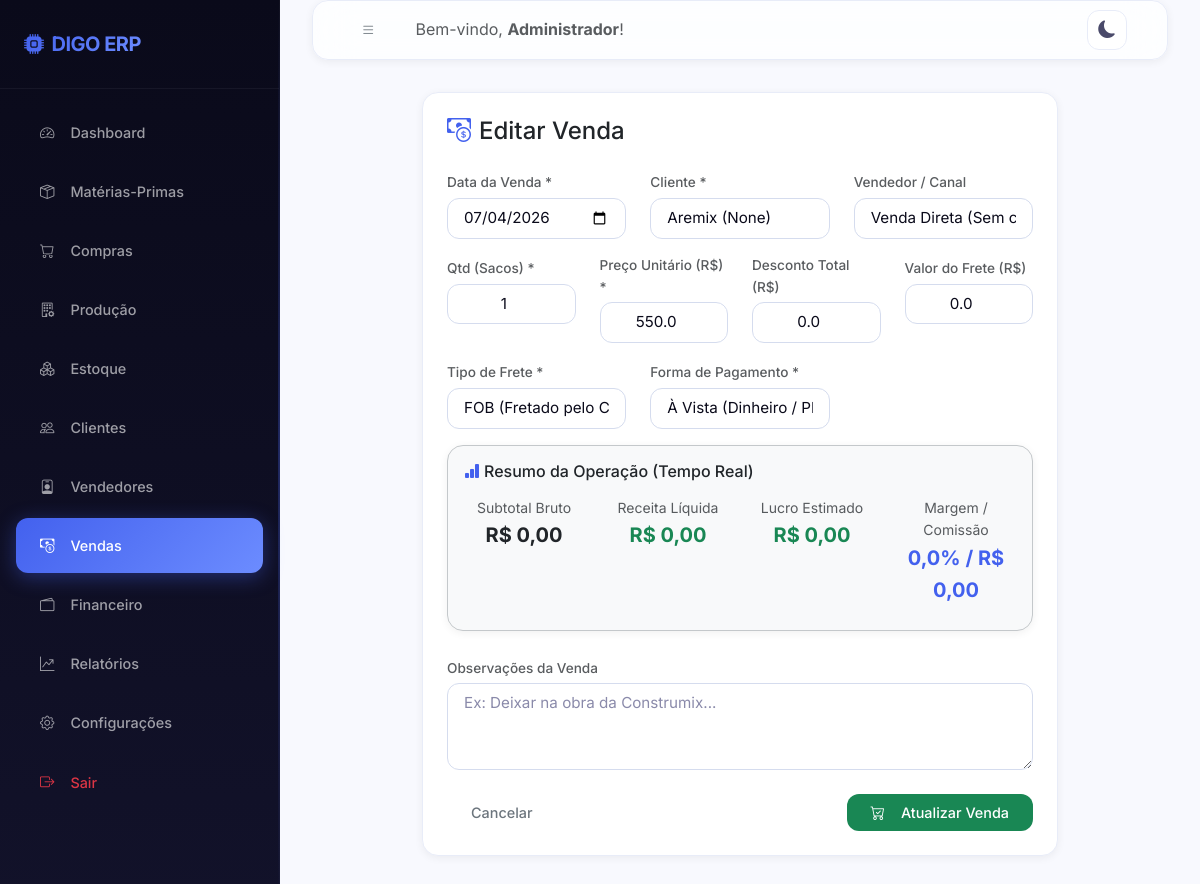
Screenshot of /vendas/734/editar (signed in) with the database file from the repository.
### models/usuario.py (models this page shows, shortened)
class Usuario(UserMixin, db.Model):
    __tablename__ = 'usuarios'
    id = db.Column(db.Integer, primary_key=True)
    nome = db.Column(db.String(100), nullable=False)
    email = db.Column(db.String(150), unique=True, nullable=False)
    senha_hash = db.Column(db.String(256), nullable=False)
    perfil = db.Column(db.String(20), default='funcionario')  # admin | funcionario
    ativo = db.Column(db.Boolean, default=True)
    criado_em = db.Column(db.DateTime, default=datetime.utcnow)
    ultimo_acesso = db.Column(db.DateTime)
    logs = db.relationship('Log', backref='usuario', lazy='dynamic')
    @property
    def is_admin(self):
        return self.perfil == 'admin'

### models/venda.py (models this page shows, shortened)
class Venda(db.Model):
    __tablename__ = 'vendas'
    id = db.Column(db.Integer, primary_key=True)
    data = db.Column(db.Date, nullable=False)
    cliente_id = db.Column(db.Integer, db.ForeignKey('clientes.id'), nullable=False)
    vendedor_id = db.Column(db.Integer, db.ForeignKey('vendedores.id'), nullable=True)
    quantidade_sacos = db.Column(db.Integer, nullable=False)
    preco_unitario = db.Column(db.Float, nullable=False)
    desconto = db.Column(db.Float, default=0.0)       # valor do desconto
    frete = db.Column(db.Float, default=0.0)
    tipo_frete = db.Column(db.String(10), default='FOB')  # CIF | FOB
    forma_pagamento = db.Column(db.String(50))         # A VISTA | CHEQUE | PRAZO
    prazo_dias = db.Column(db.Integer, default=0)
    valor_bruto = db.Column(db.Float, default=0.0)    # qtd * preco_unitario
    valor_liquido = db.Column(db.Float, default=0.0)  # bruto - desconto + frete(CIF)
    custo_total = db.Column(db.Float, default=0.0)    # custo produto * qtd
    lucro = db.Column(db.Float, default=0.0)           # liquido - custo
    margem = db.Column(db.Float, default=0.0)          # lucro/liquido * 100
    comissao = db.Column(db.Float, default=0.0)        # % do vendedor sobre valor_liquido
    status_pagamento = db.Column(db.String(20), default='pendente')  # pendente|parcial|pago
    valor_pago = db.Column(db.Float, default=0.0)
    observacoes = db.Column(db.Text)
    criado_por = db.Column(db.Integer, db.ForeignKey('usuarios.id'))
    criado_em = db.Column(db.DateTime, default=datetime.utcnow)
    conta_receber = db.relationship('ContaReceber', backref='venda', uselist=False)

### models/cliente.py (models this page shows, shortened)
class Cliente(db.Model):
    __tablename__ = 'clientes'
    id = db.Column(db.Integer, primary_key=True)
    nome = db.Column(db.String(150), nullable=False)
    cpf_cnpj = db.Column(db.String(20))
    telefone = db.Column(db.String(20))
    email = db.Column(db.String(150))
    cidade = db.Column(db.String(100))
    estado = db.Column(db.String(2))
    endereco = db.Column(db.String(255))
    observacoes = db.Column(db.Text)
    ativo = db.Column(db.Boolean, default=True)
    criado_em = db.Column(db.DateTime, default=datetime.utcnow)
    vendas = db.relationship('Venda', backref='cliente', lazy='dynamic')
    contas_receber = db.relationship('ContaReceber', backref='cliente', lazy='dynamic')

### routes/vendas.py (the view, shortened to what this page needs)
@vendas_bp.route('/<int:id>/editar', methods=['GET', 'POST'])
@login_required
def editar(id):
    venda = Venda.query.get_or_404(id)
    clientes = Cliente.query.filter_by(ativo=True).order_by(Cliente.nome).all()
    vendedores = Vendedor.query.filter_by(ativo=True).order_by(Vendedor.nome).all()
    produto = ProdutoFinal.query.first()
    return render_template('vendas/form.html', clientes=clientes, vendedores=vendedores,
                           produto=produto, venda=venda, titulo='Editar Venda', hoje=venda.data.isoformat())

### templates/vendas/form.html (shortened to what this page needs)
{% extends 'base.html' %}
{% block content %}
<div class="row justify-content-center">
    <div class="col-md-9">
        <div class="card p-4">
            <h4 class="font-weight-bold mb-4"><i class="bi bi-cash-coin me-2 text-primary"></i>{{ titulo }}</h4>
            <form method="POST" id="vendaForm">
                <div class="row">
                    <div class="col-md-4 mb-3">
                        <label for="data" class="form-label text-muted small">Data da Venda *</label>
                        <input type="date" class="form-control" id="data" name="data" value="{{ venda.data.isoformat() if venda else hoje }}" required>
                    </div>
                    <div class="col-md-4 mb-3">
                        <label for="cliente_id" class="form-label text-muted small">Cliente *</label>
                        <select class="form-select" id="cliente_id" name="cliente_id" required>
                            {% for c in clientes %}
                            <option value="{{ c.id }}" {% if venda and venda.cliente_id == c.id %}selected{% endif %}>{{ c.nome }} ({{ c.cidade }})</option>
                            {% endfor %}
                        </select>
                    </div>
                    <div class="col-md-4 mb-3">
                        <label for="vendedor_id" class="form-label text-muted small">Vendedor / Canal</label>
                        <select class="form-select calc-trigger" id="vendedor_id" name="vendedor_id" data-comm-pct="0">
                            <option value="" data-comm-pct="0" {% if venda and not venda.vendedor_id %}selected{% endif %}>Venda Direta (Sem comissão)</option>
                        </select>
                    </div>
                </div>
                <div class="row">
                    <div class="col-md-3 mb-3">
                        <label for="quantidade_sacos" class="form-label text-muted small">Qtd (Sacos) *</label>
                        <input type="number" class="form-control calc-trigger text-center font-weight-bold" id="quantidade_sacos" name="quantidade_sacos" min="1" required placeholder="0" value="{{ venda.quantidade_sacos if venda else '' }}">
                    </div>
                    <div class="col-md-3 mb-3">
                        <label for="preco_unitario" class="form-label text-muted small">Preço Unitário (R$) *</label>
                        <input type="number" step="0.01" class="form-control calc-trigger text-center font-weight-bold" id="preco_unitario" name="preco_unitario" required placeholder="0.00" value="{{ venda.preco_unitario if venda else '' }}">
                    </div>
                    <div class="col-md-3 mb-3">
                        <label for="desconto" class="form-label text-muted small">Desconto Total (R$)</label>
                        <input type="number" step="0.01" class="form-control calc-trigger text-center" id="desconto" name="desconto" value="{{ venda.desconto if venda else '0.00' }}">
                    </div>
                    <div class="col-md-3 mb-3">
                        <label for="frete" class="form-label text-muted small">Valor do Frete (R$)</label>
                        <input type="number" step="0.01" class="form-control calc-trigger text-center" id="frete" name="frete" value="{{ venda.frete if venda else '0.00' }}">
                    </div>
                </div>
                <div class="row">
                    <div class="col-md-4 mb-3">
                        <label for="tipo_frete" class="form-label text-muted small">Tipo de Frete *</label>
                        <select class="form-select calc-trigger" id="tipo_frete" name="tipo_frete" required>
                            <option value="FOB" {% if venda and venda.tipo_frete == 'FOB' %}selected{% endif %}>FOB (Fretado pelo Cliente)</option>
                        </select>
                    </div>
                    <div class="col-md-4 mb-3">
                        <label for="forma_pagamento" class="form-label text-muted small">Forma de Pagamento *</label>
                        <select class="form-select" id="forma_pagamento" name="forma_pagamento" required>
                            <option value="A VISTA" {% if venda and venda.forma_pagamento == 'A VISTA' %}selected{% endif %}>À Vista (Dinheiro / PIX)</option>
                        </select>
                    </div>
                </div>
                <div class="card p-3 mb-4 bg-light border-secondary-subtle">
                    <h6 class="font-weight-bold mb-3"><i class="bi bi-bar-chart-fill me-1 text-primary"></i>Resumo da Operação (Tempo Real)</h6>
                    <div class="row text-center">
                        <div class="col-md-3 mb-2">
                            <span class="d-block small text-muted">Subtotal Bruto</span>
                            <strong id="info_bruto" class="fs-5 text-dark">R$ 0,00</strong>
                        </div>
                        <div class="col-md-3 mb-2">
                            <span class="d-block small text-muted">Receita Líquida</span>
                            <strong id="info_liquido" class="fs-5 text-success">R$ 0,00</strong>
                        </div>
                        <div class="col-md-3 mb-2">
                            <span class="d-block small text-muted">Lucro Estimado</span>
                            <strong id="info_lucro" class="fs-5 text-success">R$ 0,00</strong>
                        </div>
                        <div class="col-md-3 mb-2">
                            <span class="d-block small text-muted">Margem / Comissão</span>
                            <strong id="info_margem" class="fs-5 text-primary">0,0% / R$ 0,00</strong>
                        </div>
                    </div>
                </div>
                <div class="mb-4">
                    <label for="observacoes" class="form-label text-muted small">Observações da Venda</label>
                    <textarea class="form-control" id="observacoes" name="observacoes" rows="3" placeholder="Ex: Deixar na obra da Construmix...">{{ venda.observacoes if venda else '' }}</textarea>
                </div>
                <div class="d-flex justify-content-between">
                    <a href="{{ url_for('vendas.index') }}" class="btn btn-outline-secondary">Cancelar</a>
                    <button type="submit" class="btn btn-success"><i class="bi bi-cart-check me-2"></i>{{ 'Atualizar Venda' if venda else 'Salvar Venda' }}</button>
                </div>
            </form>
        </div>
    </div>
</div>
{% endblock %}

### templates/base.html (shortened to what this page needs)
<!DOCTYPE html>
<html lang="pt-BR">
<head>
    <link href="https://cdn.jsdelivr.net/npm/bootstrap@5.3.0/dist/css/bootstrap.min.css" rel="stylesheet">
    <link rel="stylesheet" href="https://cdn.jsdelivr.net/npm/bootstrap-icons@1.10.5/font/bootstrap-icons.css">
    <link rel="stylesheet" href="{{ url_for('static', filename='css/style.css') }}">
</head>
<body>
    <div class="wrapper">
        <nav id="sidebar">
            <div class="sidebar-header d-flex align-items-center justify-content-between">
                <h4 class="m-0 text-white font-weight-bold"><i class="bi bi-cpu-fill me-2 text-indigo"></i>DIGO ERP</h4>
            </div>
            <ul class="list-unstyled components">
                <li class="{% if request.blueprint == 'dashboard' %}active{% endif %}">
                    <a href="{{ url_for('dashboard.index') }}"><i class="bi bi-speedometer2"></i> Dashboard</a>
                </li>
                <li class="{% if request.blueprint == 'materias_primas' %}active{% endif %}">
                    <a href="{{ url_for('materias_primas.index') }}"><i class="bi bi-box-seam"></i> Matérias-Primas</a>
                </li>
                <li class="{% if request.blueprint == 'compras' %}active{% endif %}">
                    <a href="{{ url_for('compras.index') }}"><i class="bi bi-cart"></i> Compras</a>
                </li>
                <li class="{% if request.blueprint == 'producao' %}active{% endif %}">
                    <a href="{{ url_for('producao.index') }}"><i class="bi bi-building-gear"></i> Produção</a>
                </li>
                <li class="{% if request.blueprint == 'estoque' %}active{% endif %}">
                    <a href="{{ url_for('estoque.index') }}"><i class="bi bi-boxes"></i> Estoque</a>
                </li>
                <li class="{% if request.blueprint == 'clientes' %}active{% endif %}">
                    <a href="{{ url_for('clientes.index') }}"><i class="bi bi-people"></i> Clientes</a>
                </li>
                <li class="{% if request.blueprint == 'vendedores' %}active{% endif %}">
                    <a href="{{ url_for('vendedores.index') }}"><i class="bi bi-person-badge"></i> Vendedores</a>
                </li>
                <li class="{% if request.blueprint == 'vendas' %}active{% endif %}">
                    <a href="{{ url_for('vendas.index') }}"><i class="bi bi-cash-coin"></i> Vendas</a>
                </li>
                <li class="{% if request.blueprint == 'financeiro' %}active{% endif %}">
                    <a href="{{ url_for('financeiro.index') }}"><i class="bi bi-wallet2"></i> Financeiro</a>
                </li>
                <li class="{% if request.blueprint == 'relatorios' %}active{% endif %}">
                    <a href="{{ url_for('relatorios.index') }}"><i class="bi bi-graph-up-arrow"></i> Relatórios</a>
                </li>
                {% if current_user.is_admin %}
                <li class="{% if request.blueprint == 'configuracoes' %}active{% endif %}">
                    <a href="{{ url_for('configuracoes.index') }}"><i class="bi bi-gear"></i> Configurações</a>
                </li>
                {% endif %}
                <li>
                    <a href="{{ url_for('auth.logout') }}" class="text-danger"><i class="bi bi-box-arrow-right text-danger"></i> Sair</a>
                </li>
            </ul>
        </nav>
        <div id="content">
            <nav class="navbar navbar-expand-lg card mb-4 p-2 d-flex flex-row align-items-center justify-content-between">
                <div class="d-flex align-items-center">
                    <button type="button" id="sidebarCollapse" class="btn btn-outline-secondary me-3">
                        <i class="bi bi-list"></i>
                    </button>
                    <span class="navbar-text d-none d-md-inline text-muted">Bem-vindo, <strong>{{ current_user.nome }}</strong>!</span>
                </div>
                <div class="d-flex align-items-center">
                    <button class="theme-toggle-btn me-3" id="themeToggle" title="Alternar Tema">
                    </button>
                </div>
            </nav>
            <div class="container-fluid p-0 fade-in">
                {% block content %}{% endblock %}
            </div>
        </div>
    </div>
</body>
</html>

### rows the page displays
Usuario: nome "Administrador"
Venda: data "07/04/2026", cliente_id "Aremix (None)", vendedor_id "Venda Direta (Sem comissão)", quantidade_sacos "1", preco_unitario "550.0", desconto "0.0", frete "0.0", tipo_frete "FOB (Fretado pelo Cliente)", forma_pagamento "À Vista (Dinheiro / PIX)"

### other values shown
{{ titulo }} "Editar Venda"
{{ 'Atualizar Venda' if venda else 'Salvar Venda' }} "Atualizar Venda"
